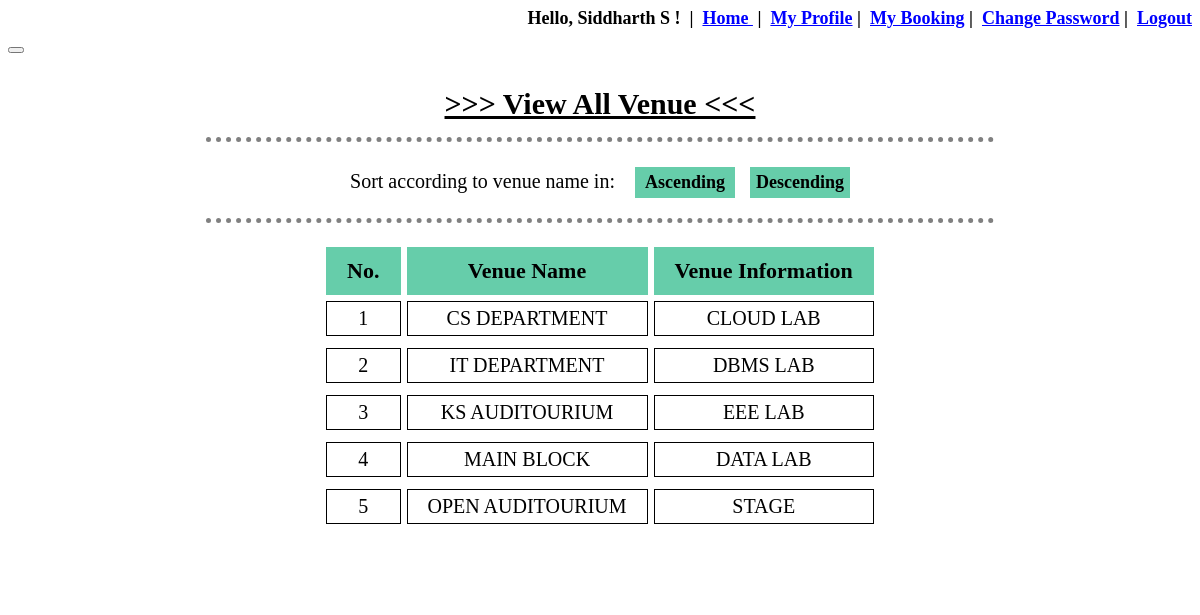
/venue_manage_view.php (signed in), run on the app's committed database.
### tables this page shows
CREATE TABLE `venue_details` (
  `VenueID` int(11) NOT NULL,
  `VenueName` varchar(80) NOT NULL,
  `VenueInfo` varchar(100) NOT NULL
);

### venue_manage_view.php (the view, shortened to what this page needs)
<?php
	include "database/connect.php";
	include 'session.php';
?>
<!DOCTYPE html>
<html>
<head>
</head>
<body background="image\bgc.png">
	<button onclick="topFunction()" id="myBtn" title="Go to top"></button>
	<div id="view" align="center">
		<br>
		<p><span style="text-decoration: underline;font-weight: 900;font-size: 30px"> >>> View All Venue <<< </span></p>
		<hr>
		<form action="venue_manage_view.php" method="POST" style="font-size: 20px;">
			Sort according to venue name in: &nbsp;&nbsp;
			<input type="submit" name="ascending" value="Ascending">&nbsp;&nbsp;
			<input type="submit" name="descending" value="Descending">
		</form>
		<hr>
		<table align="center" cellpadding="20px" cellspacing="6px">
			<tr>
				<th>No.</th>
				<th>Venue Name</th>
				<th>Venue Information</th>
			</tr>
			<?php
				$conn = mysqli_connect($servername, $username, $password, $dbname);
				if (isset($_POST['ascending'])) {
					$count=0;
					$read_venue = "SELECT * FROM venue_details ORDER BY VenueName ASC";
					$result_read_venue = mysqli_query($conn, $read_venue);
					if(mysqli_num_rows($result_read_venue)>0){
						while($row = mysqli_fetch_array($result_read_venue, MYSQLI_ASSOC)){
							$count=$count+1;
							echo "<tr>";
							echo "<td>".$count."</td>";
							echo "<td>".$row['VenueName']."</td>";
							echo "<td>".$row['VenueInfo']."</td>";
							echo "<tr>";
						}
					}
				}
				else{
					$count=0;
					$read_venue = "SELECT * FROM venue_details ORDER BY VenueName ASC";
					$result_read_venue = mysqli_query($conn, $read_venue);
					if(mysqli_num_rows($result_read_venue)>0){
						while($row = mysqli_fetch_array($result_read_venue, MYSQLI_ASSOC)){
							$count=$count+1;
							echo "<tr>";
							echo "<td>".$count."</td>";
							echo "<td>".$row['VenueName']."</td>";
							echo "<td>".$row['VenueInfo']."</td>";
							echo "<tr>";
						}
					}
				}
			?>
		</table>
	</div>
</body>
</html>

### venue_manage_view.php (style rules this page uses)
form { margin-left: 60px; margin-top: 15px; margin-right: 60px; }
table { max-width:1200px; margin-bottom:50px; margin-left:auto; margin-right:auto; background-color: white; text-align:center; }
th { background-color: #66CDAA; border:1px solid #66CDAA; font-size: 22px; text-align: center; padding-top: 10px ; padding-bottom: 10px ; }
td { border:1px solid black; font-size: 20px; font-family: Times New Roman; text-align: center; padding-top: 5px ; padding-bottom: 5px ; }
input[type=submit] { padding: 5px; color: black; border: none; background-color: #66CDAA; font-weight: 700; font-family: Times New Roman; font-size: 18px; text-align: center; width: 100px; }
div { margin: auto; padding-bottom: 1px; width: 70%; background-color: white; }
hr { border-top: 5px dotted grey; border-bottom: none; border-left: none; border-right: none; width: 95%; padding-top: 10px }

### data on the page
venue_details: VenueName "CS DEPARTMENT", VenueInfo "CLOUD LAB"
venue_details: VenueName "IT DEPARTMENT", VenueInfo "DBMS LAB"
venue_details: VenueName "KS AUDITOURIUM", VenueInfo "EEE LAB"
venue_details: VenueName "MAIN BLOCK", VenueInfo "DATA LAB"
venue_details: VenueName "OPEN AUDITOURIUM", VenueInfo "STAGE"

### other printed values
$_SESSION['UserFullName'] "Siddharth S"
